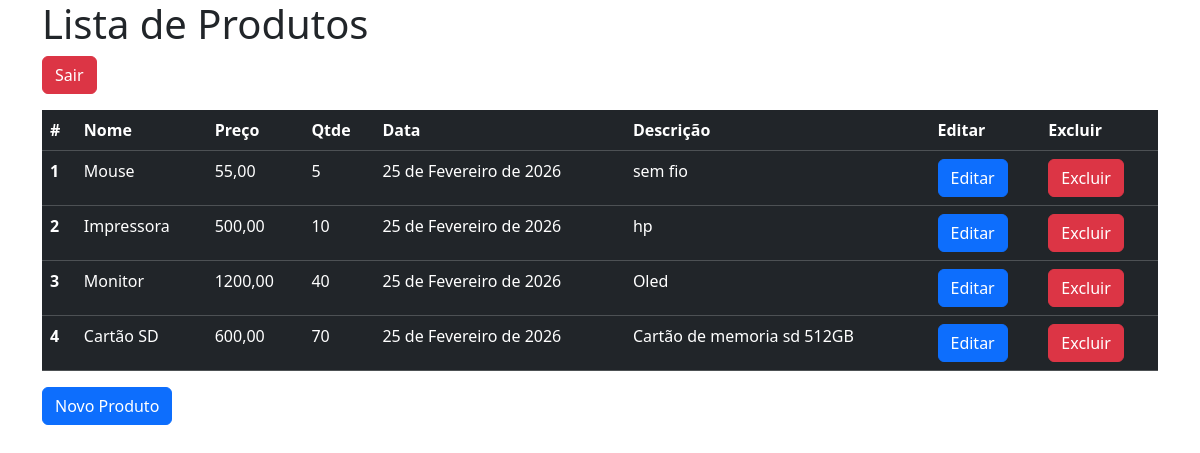
The page /produto (signed in) on the database as committed earlier.
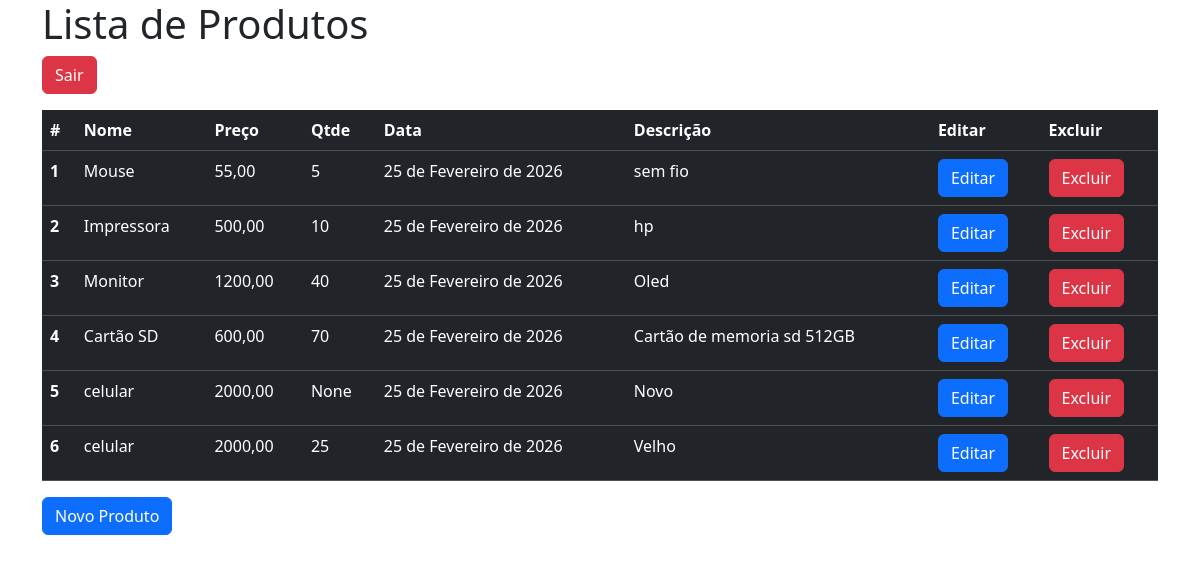
The same page on the database as committed later.
### aplicacao/models.py (models this page shows)
class Produto(models.Model):
    nome = models.CharField(max_length=100, null=True, blank=True)
    preco = models.DecimalField(decimal_places=2, max_digits=10, null=True, blank=True)
    qtd = models.IntegerField(null=True, blank=True)
    descricao = models.CharField(max_length=250, null=True, blank= True)
    data = models.DateField(null=True, blank= True)

### aplicacao/views.py (the view)
# urls.py: path('produto', produto, name="urlproduto"),
@login_required(login_url="urlentrar")
def produto(request):
    produtos = Produto.objects.all()
    context = {'produtos': produtos}
    return render(request, "produto.html", context)

### aplicacao/templates/produto.html (shortened to what this page needs)
{% load bootstrap5 %}
<!DOCTYPE html>
<html lang="pt-br">
<head>
    {% bootstrap_css %}
</head>
<body>
   <div class="container">
   <h1>Lista de Produtos</h1>
   <div class="mb-3">
    <a href="{% url 'urlsair' %}" class="btn btn-danger">Sair</a>
   </div>
   <table class="table table-dark table-hover">
   <thead>
    <tr>
        <th scope="coll">#</th>
        <th scope="coll">Nome</th>
        <th scope="coll">Preço</th>
        <th scope="coll">Qtde</th>
        <th scope="coll">Data</th>
        <th scope="coll">Descrição</th>
        <th scope="coll">Editar</th>
        <th scope="coll">Excluir</th>
    </tr>
   </thead>
   <tbody>
    {% for p in produtos %}
    <tr>
        <th scope="row">{{p.id}}</th>
        <td> {{p.nome}}</td>
        <td> {{p.preco}}</td>
        <td> {{p.qtd}}</td>
        <td> {{p.data}}</td>
        <td> {{p.descricao}}</td>
        <td>
            <form action="{% url 'urleditarProduto' p.id %}" method="GET">
                <input type="submit" value="Editar" class="btn btn-primary">
            </form>
        </td>
        <td>
            <form action="{% url 'urlexcluirProduto' p.id %}" method="POST">
                <input type="submit" value="Excluir" class="btn btn-danger">
            </form>
        </td>
    </tr>
    {% endfor %}
   </tbody>
   </table>
   <form action="{% url 'urlcadastrarProduto' %}" method="POST">
        <input type="submit" value="Novo Produto" class="btn btn-primary">
   </form>
   </div>
</body>
</html>

Rows that differ between the two databases and show on the page:
added Produto: id "5", nome "celular", preco "2000,00", qtd "None", data "25 de Fevereiro de 2026", descricao "Novo"
added Produto: id "6", nome "celular", preco "2000,00", qtd "25", data "25 de Fevereiro de 2026", descricao "Velho"
